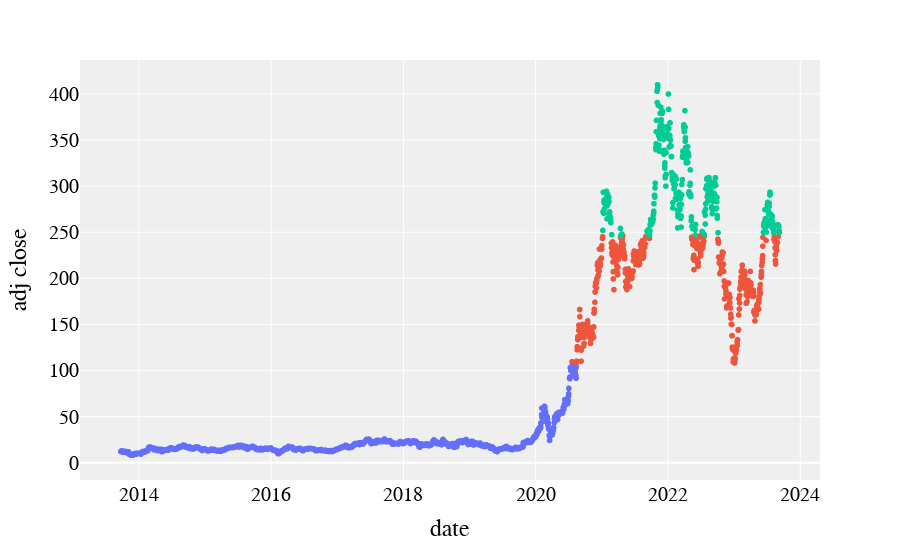

The notebook cell this image was saved under:
### Code cell
import plotly.graph_objects as go

# Assigns plotly as visualization engine
pd.options.plotting.backend = 'plotly'
# Arbitrarily 6 colors for our 6 clusters
colors = ['red', 'orange', 'yellow', 'green', 'blue', 'indigo']
# Create Scatter plot, assigning each point a color based
# on it's grouping where group_number == index of color.
fig = df.plot.scatter(
    x=df.index,
    y="adj close",
    color=[colors[i] for i in clusters],
)
# Configure some styles
layout = go.Layout(
    plot_bgcolor='#efefef',
    showlegend=False,
    # Font Families
    font_family='Monospace',
    font_color='#000000',
    font_size=20,
    xaxis=dict(
        rangeslider=dict(
            visible=False
        ))
)
fig.update_layout(layout)
# Display plot in local browser window
fig.show()

### Figure 1 — Plotly figure (JSON) as saved in the notebook; plotly's stock layout.template omitted (floating-point values rounded to 4 significant figures; data arrays with more than 128 entries replaced by an {"elided": "..."} marker saying what was removed)
{"data": [{"hovertemplate": "color=red<br>date=%{x}<br>adj close=%{y}<extra></extra>", "legendgroup": "red", "marker": {"color": "#636efa", "symbol": "circle"}, "mode": "markers", "name": "red", "showlegend": true, "type": "scattergl", "x": {"elided": "1734 str values"}, "xaxis": "x", "y": {"elided": "1734 float values"}, "yaxis": "y"}, {"hovertemplate": "color=yellow<br>date=%{x}<br>adj close=%{y}<extra></extra>", "legendgroup": "yellow", "marker": {"color": "#EF553B", "symbol": "circle"}, "mode": "markers", "name": "yellow", "showlegend": true, "type": "scattergl", "x": {"elided": "463 str values"}, "xaxis": "x", "y": {"elided": "463 float values"}, "yaxis": "y"}, {"hovertemplate": "color=orange<br>date=%{x}<br>adj close=%{y}<extra></extra>", "legendgroup": "orange", "marker": {"color": "#00cc96", "symbol": "circle"}, "mode": "markers", "name": "orange", "showlegend": true, "type": "scattergl", "x": {"elided": "310 str values"}, "xaxis": "x", "y": {"elided": "310 float values"}, "yaxis": "y"}], "layout": {"font": {"color": "#000000", "family": "Monospace", "size": 20}, "legend": {"title": {"text": "color"}, "tracegroupgap": 0}, "margin": {"t": 60}, "plot_bgcolor": "#efefef", "showlegend": false, "xaxis": {"anchor": "y", "domain": [0, 1], "rangeslider": {"visible": false}, "title": {"text": "date"}}, "yaxis": {"anchor": "x", "domain": [0, 1], "title": {"text": "adj close"}}}}
